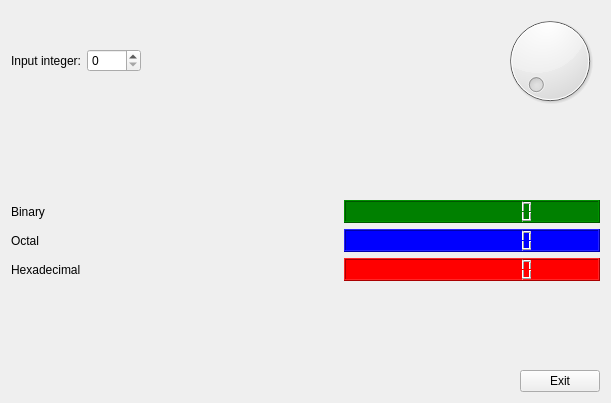
<?xml version="1.0" encoding="UTF-8"?>
<ui version="4.0">
 <class>NumericConversion</class>
 <widget class="QWidget" name="NumericConversion">
  <property name="geometry">
   <rect>
    <x>0</x>
    <y>0</y>
    <width>611</width>
    <height>403</height>
   </rect>
  </property>
  <property name="windowTitle">
   <string>Form</string>
  </property>
  <layout class="QVBoxLayout" name="verticalLayout_3">
   <item>
    <layout class="QHBoxLayout" name="horizontalLayout">
     <item>
      <widget class="QLabel" name="label">
       <property name="text">
        <string>Input integer:</string>
       </property>
      </widget>
     </item>
     <item>
      <widget class="QSpinBox" name="spinBox">
       <property name="maximum">
        <number>1000</number>
       </property>
      </widget>
     </item>
     <item>
      <spacer name="horizontalSpacer_5">
       <property name="orientation">
        <enum>Qt::Horizontal</enum>
       </property>
       <property name="sizeHint" stdset="0">
        <size>
         <width>40</width>
         <height>20</height>
        </size>
       </property>
      </spacer>
     </item>
     <item>
      <widget class="QDial" name="dial">
       <property name="maximum">
        <number>1000</number>
       </property>
      </widget>
     </item>
    </layout>
   </item>
   <item>
    <spacer name="verticalSpacer_2">
     <property name="orientation">
      <enum>Qt::Vertical</enum>
     </property>
     <property name="sizeHint" stdset="0">
      <size>
       <width>20</width>
       <height>68</height>
      </size>
     </property>
    </spacer>
   </item>
   <item>
    <layout class="QHBoxLayout" name="horizontalLayout_2">
     <item>
      <layout class="QVBoxLayout" name="verticalLayout_2">
       <item>
        <widget class="QLabel" name="label_2">
         <property name="text">
          <string>Binary</string>
         </property>
        </widget>
       </item>
       <item>
        <widget class="QLabel" name="label_3">
         <property name="text">
          <string>Octal</string>
         </property>
        </widget>
       </item>
       <item>
        <widget class="QLabel" name="label_4">
         <property name="text">
          <string>Hexadecimal</string>
         </property>
        </widget>
       </item>
      </layout>
     </item>
     <item>
      <spacer name="horizontalSpacer_3">
       <property name="orientation">
        <enum>Qt::Horizontal</enum>
       </property>
       <property name="sizeHint" stdset="0">
        <size>
         <width>40</width>
         <height>20</height>
        </size>
       </property>
      </spacer>
     </item>
     <item>
      <layout class="QVBoxLayout" name="verticalLayout">
       <item>
        <widget class="QLCDNumber" name="lcdNumber">
         <property name="sizePolicy">
          <sizepolicy hsizetype="Expanding" vsizetype="Minimum">
           <horstretch>0</horstretch>
           <verstretch>0</verstretch>
          </sizepolicy>
         </property>
         <property name="styleSheet">
          <string notr="true">background-color:  green;
colo:white;</string>
         </property>
         <property name="digitCount">
          <number>12</number>
         </property>
         <property name="mode">
          <enum>QLCDNumber::Bin</enum>
         </property>
        </widget>
       </item>
       <item>
        <widget class="QLCDNumber" name="lcdNumber_2">
         <property name="sizePolicy">
          <sizepolicy hsizetype="Expanding" vsizetype="Minimum">
           <horstretch>0</horstretch>
           <verstretch>0</verstretch>
          </sizepolicy>
         </property>
         <property name="styleSheet">
          <string notr="true">background-color: blue;
color: white;</string>
         </property>
         <property name="digitCount">
          <number>12</number>
         </property>
         <property name="mode">
          <enum>QLCDNumber::Oct</enum>
         </property>
        </widget>
       </item>
       <item>
        <widget class="QLCDNumber" name="lcdNumber_3">
         <property name="sizePolicy">
          <sizepolicy hsizetype="Expanding" vsizetype="Minimum">
           <horstretch>0</horstretch>
           <verstretch>0</verstretch>
          </sizepolicy>
         </property>
         <property name="styleSheet">
          <string notr="true">background-color: red;
color: white;</string>
         </property>
         <property name="digitCount">
          <number>12</number>
         </property>
         <property name="mode">
          <enum>QLCDNumber::Hex</enum>
         </property>
        </widget>
       </item>
      </layout>
     </item>
    </layout>
   </item>
   <item>
    <spacer name="verticalSpacer">
     <property name="orientation">
      <enum>Qt::Vertical</enum>
     </property>
     <property name="sizeHint" stdset="0">
      <size>
       <width>20</width>
       <height>68</height>
      </size>
     </property>
    </spacer>
   </item>
   <item>
    <layout class="QHBoxLayout" name="horizontalLayout_5">
     <item>
      <spacer name="horizontalSpacer">
       <property name="orientation">
        <enum>Qt::Horizontal</enum>
       </property>
       <property name="sizeHint" stdset="0">
        <size>
         <width>40</width>
         <height>20</height>
        </size>
       </property>
      </spacer>
     </item>
     <item>
      <widget class="QPushButton" name="pushButton">
       <property name="text">
        <string>Exit</string>
       </property>
      </widget>
     </item>
    </layout>
   </item>
  </layout>
 </widget>
 <resources/>
 <connections>
  <connection>
   <sender>pushButton</sender>
   <signal>released()</signal>
   <receiver>NumericConversion</receiver>
   <slot>close()</slot>
   <hints>
    <hint type="sourcelabel">
     <x>553</x>
     <y>373</y>
    </hint>
    <hint type="destinationlabel">
     <x>298</x>
     <y>356</y>
    </hint>
   </hints>
  </connection>
  <connection>
   <sender>spinBox</sender>
   <signal>valueChanged(int)</signal>
   <receiver>dial</receiver>
   <slot>setValue(int)</slot>
   <hints>
    <hint type="sourcelabel">
     <x>135</x>
     <y>55</y>
    </hint>
    <hint type="destinationlabel">
     <x>523</x>
     <y>54</y>
    </hint>
   </hints>
  </connection>
  <connection>
   <sender>dial</sender>
   <signal>sliderMoved(int)</signal>
   <receiver>spinBox</receiver>
   <slot>setValue(int)</slot>
   <hints>
    <hint type="sourcelabel">
     <x>519</x>
     <y>76</y>
    </hint>
    <hint type="destinationlabel">
     <x>167</x>
     <y>61</y>
    </hint>
   </hints>
  </connection>
  <connection>
   <sender>dial</sender>
   <signal>valueChanged(int)</signal>
   <receiver>lcdNumber</receiver>
   <slot>display(int)</slot>
   <hints>
    <hint type="sourcelabel">
     <x>552</x>
     <y>96</y>
    </hint>
    <hint type="destinationlabel">
     <x>554</x>
     <y>208</y>
    </hint>
   </hints>
  </connection>
  <connection>
   <sender>dial</sender>
   <signal>valueChanged(int)</signal>
   <receiver>lcdNumber_2</receiver>
   <slot>display(int)</slot>
   <hints>
    <hint type="sourcelabel">
     <x>507</x>
     <y>88</y>
    </hint>
    <hint type="destinationlabel">
     <x>550</x>
     <y>234</y>
    </hint>
   </hints>
  </connection>
  <connection>
   <sender>dial</sender>
   <signal>valueChanged(int)</signal>
   <receiver>lcdNumber_3</receiver>
   <slot>display(int)</slot>
   <hints>
    <hint type="sourcelabel">
     <x>530</x>
     <y>87</y>
    </hint>
    <hint type="destinationlabel">
     <x>550</x>
     <y>263</y>
    </hint>
   </hints>
  </connection>
 </connections>
</ui>
